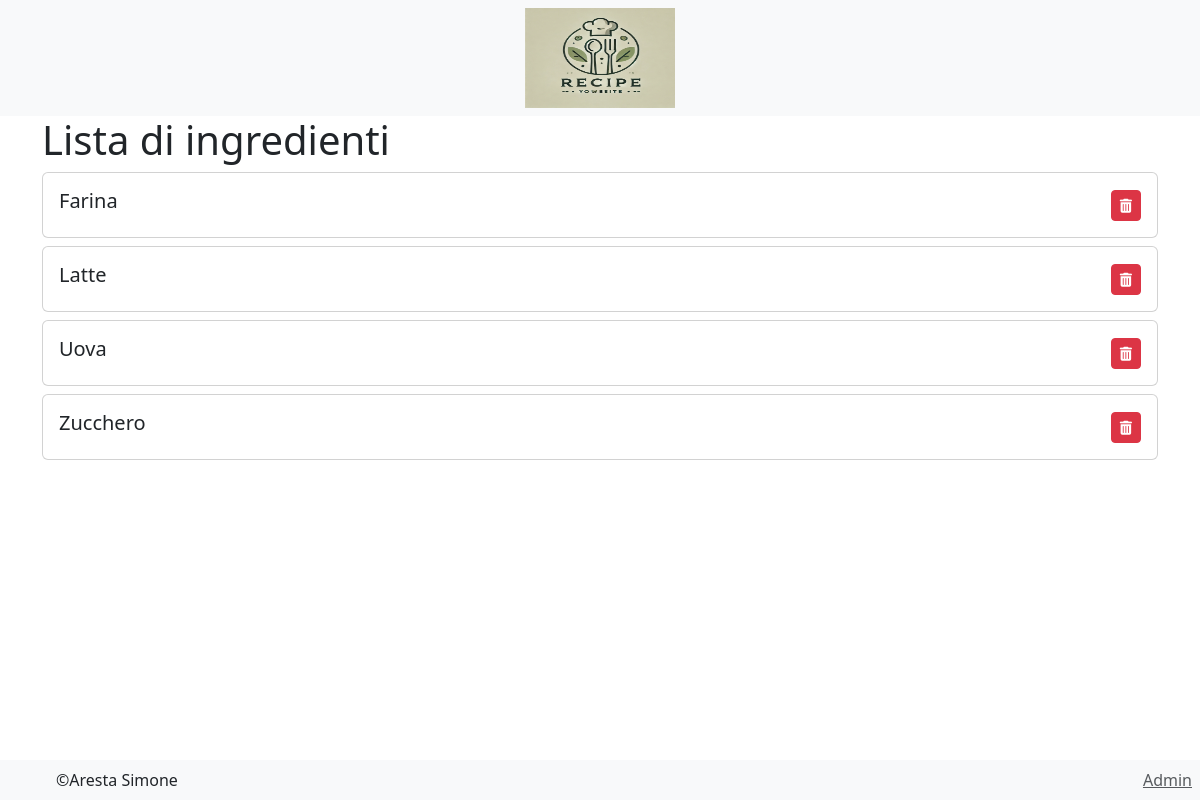
The app's page /recipe/listIngredients/, older data.
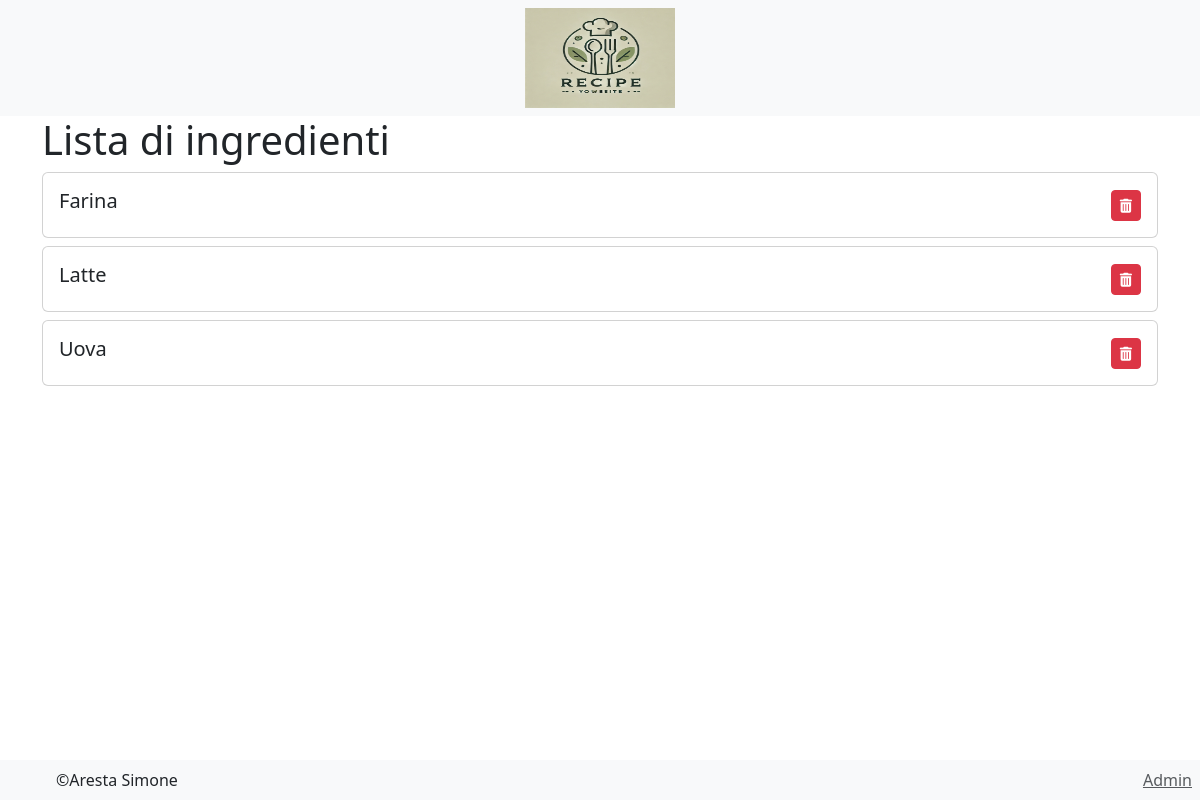
The same page, newer data.
### recipe/models.py (models this page shows)
class Ingredient(models.Model):
    name = models.CharField(max_length=255, unique=True)
    def __str__(self):
        return self.name

### recipe/views.py (the view)
# urls.py: path('listIngredients/', IngredientListView.as_view(), name='list_ingredients'),
class IngredientListView(ListView):
    model = Ingredient
    template_name = 'recipe/ingredientList.html'
    def get_queryset(self):
        return Ingredient.objects.all().order_by('name')

### recipe/templates/recipe/ingredientList.html (shortened to what this page needs)
{% extends 'base.html' %}
{% load static %}
{% block content %}
    {% include 'head.html' %}
    <div class="container">
        <h1>Lista di ingredienti</h1>
        {% for i in object_list %}
            <div class="card my-2 ingredient-card" data-id="{{ i.id }}">
                <div class="card-body d-flex justify-content-between align-items-center">
                    <div>
                        <h5 class="card-title ingredient-name">{{ i.name }}</h5>
                    </div>
                    <button class="btn btn-danger btn-sm delete-ingredient">
                        <i class="fas fa-trash-alt"></i>
                    </button>
                </div>
            </div>
        {% endfor %}
    </div>
    {% include 'footer.html' %}
{% endblock %}

Row changes from the older to the newer data that the page shows:
removed Ingredient: name "Zucchero"
